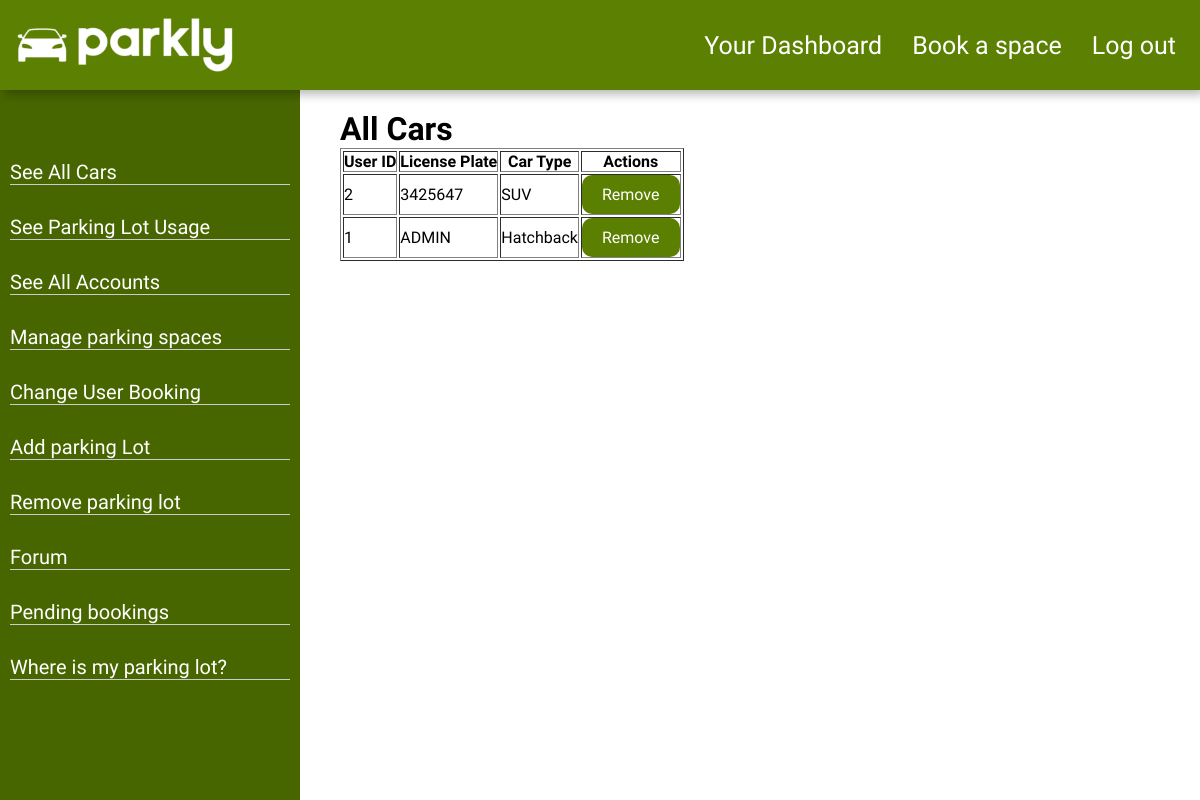
Screenshot of /displayCars.php (signed in) with the database file from the repository.
### tables this page shows
CREATE TABLE `car` (
                       `UserID` int(11) NOT NULL,
                       `LicensePlate` varchar(7) NOT NULL,
                       `CarType` varchar(20) NOT NULL
);

### displayCars.php (the view, shortened to what this page needs)
<?php
include('partial/header.php');
include('sidebar.php');
function getCars($mysqli) {
    $query = "SELECT * FROM car";
    return $mysqli->query($query);
}
try {
    $cars = getCars($mysqli);
} catch (mysqli_sql_exception $e) {
    $errorMessage = "Error: Unable to remove the car. It might be associated with other records. " . $e->getMessage();
}
?>
<body>
<div class="dashContent">
    <h1>All Cars</h1>
    <?php if ($cars && $cars->num_rows > 0): ?>
        <table border="1">
            <tr>
                <th>User ID</th>
                <th>License Plate</th>
                <th>Car Type</th>
                <th>Actions</th>
            </tr>
            <?php while ($row = $cars->fetch_assoc()): ?>
                <tr>
                    <td><?= htmlspecialchars($row['UserID']) ?></td>
                    <td><?= htmlspecialchars($row['LicensePlate']) ?></td>
                    <td><?= htmlspecialchars($row['CarType']) ?></td>
                    <td>
                        <form method="post">
                            <button type="submit">Remove</button>
                        </form>
                    </td>
                </tr>
            <?php endwhile; ?>
        </table>
    <?php else: ?>
        <p>No Cars Found.</p>
    <?php endif; ?>
</div>
</body>
</html>

### css/style.css (style rules this page uses)
* { margin: 0; padding: 0; font-family: "Josefin Sans", sans-serif; box-sizing: border-box; text-decoration: none; }
button { padding: 10px 20px; font-size: 16px; border: none; border-radius: 10px; background-color: #5b7f01; color: white; cursor: pointer; }
.dashContent { flex: 1; margin-left: 320px; padding: 20px; }

### rows the page displays
car: UserID "2", LicensePlate "3425647", CarType "SUV"
car: UserID "1", LicensePlate "ADMIN", CarType "Hatchback"
